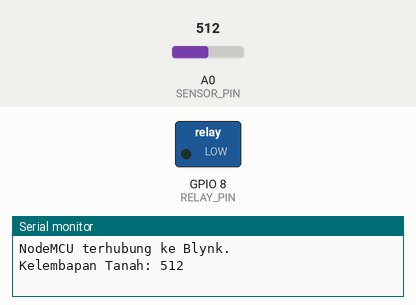
Simulated run of this sketch. Board: ESP8266 (NodeMCU). Parts: switched loads named in the sketch (green lamp = pin HIGH), the last lines printed to the serial monitor. The test bench sets the inputs (shaded band); at power-on: A0 (SENSOR_PIN) = 512. WiFi joins after 1.5 s; servers stay silent unless stated.

Above: at 3.0 s.
3.1 s: A0 (SENSOR_PIN) set to 583
5.0 s: A0 (SENSOR_PIN) set to 618
At 7.0 s:
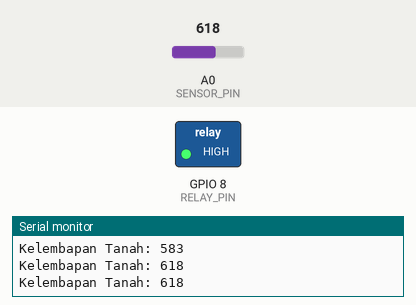
7.3 s: A0 (SENSOR_PIN) set to 590
At 8.6 s:
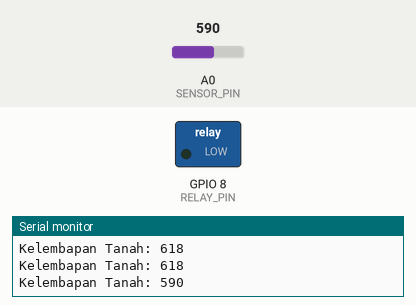
9.3 s: A0 (SENSOR_PIN) set to 610
At 10.1 s:
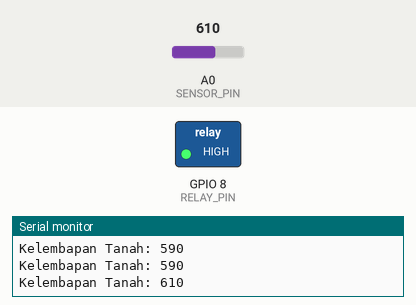
Timing chart, 0 to 12.3 s (numbered marks = the images above; inputs shaded):
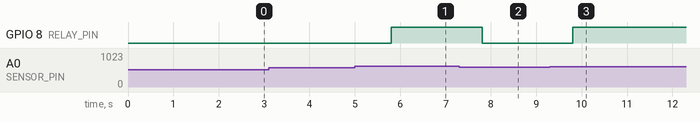

The sketch:

SmartFarmNodeMCU.ino
```cpp
#define BLYNK_PRINT Serial
#define BLYNK_TEMPLATE_ID "TMPL6sut8ZSf3"
#define BLYNK_TEMPLATE_NAME "SmartFarming"
#define BLYNK_AUTH_TOKEN "ich4JxbagqaJAZJndUXA3U9jfWs7fAMu"
#include <ESP8266WiFi.h>
#include <BlynkSimpleEsp8266.h>

// Blynk Authentication Token (gantikan dengan token Anda)
char auth[] = "ich4JxbagqaJAZJndUXA3U9jfWs7fAMu";


// WiFi credentials
char ssid[] = ""; // Masukan Username WIFI
char pass[] = ""; // Masukan password WIFI

// Pin NodeMCU
#define RELAY_PIN 8 // Pin relay
#define SENSOR_PIN A0 // Pin sensor kelembapan tanah

int manualRelayControl = 0; // Variabel untuk menyimpan status kontrol manual

BlynkTimer timer; // Timer untuk pembacaan sensor

void setup() {
  // Inisialisasi Serial dan WiFi
  Serial.begin(115200);
  Blynk.begin(auth, ssid, pass);

  // Konfigurasi pin
  pinMode(RELAY_PIN, OUTPUT);
  digitalWrite(RELAY_PIN, LOW); // Matikan relay di awal
  pinMode(SENSOR_PIN, INPUT);

  // Set timer untuk pembacaan sensor setiap 1 detik
  timer.setInterval(1000L, readSoilMoisture);

  Serial.println("NodeMCU terhubung ke Blynk.");
}

void loop() {
  Blynk.run(); // Menjaga koneksi Blynk tetap aktif
  timer.run(); // Jalankan timer
}

// Fungsi untuk membaca sensor kelembapan tanah
void readSoilMoisture() {
  int soilMoistureValue = analogRead(SENSOR_PIN); // Baca nilai sensor
  Serial.print("Kelembapan Tanah: ");
  Serial.println(soilMoistureValue);

  // Kirim nilai kelembapan ke Blynk (Virtual Pin V1)
  Blynk.virtualWrite(V1, soilMoistureValue);

  // Jika kontrol manual dimatikan (manualRelayControl == 0), kontrol otomatis aktif
  if (manualRelayControl == 0) {
    if (soilMoistureValue > 600) { // Ambang batas tanah kering
      digitalWrite(RELAY_PIN, HIGH); // Nyalakan relay
      Blynk.virtualWrite(V1, 1);    // Update status relay di Blynk
    } else {
      digitalWrite(RELAY_PIN, LOW); // Matikan relay
      Blynk.virtualWrite(V1, 0);    // Update status relay di Blynk
    }
  }
}

// Fungsi untuk kontrol manual relay dari Blynk (Virtual Pin V3)
BLYNK_WRITE(V0) {
  manualRelayControl = param.asInt(); // Baca nilai kontrol manual dari Blynk (0 = otomatis, 1 = manual)

  if (manualRelayControl == 1) {
    digitalWrite(RELAY_PIN, HIGH); // Nyalakan relay
    Blynk.virtualWrite(V0, 1);    // Update status relay di Blynk
  } else {
    digitalWrite(RELAY_PIN, LOW); // Matikan relay
    Blynk.virtualWrite(V0, 0);    // Update status relay di Blynk
  }
}
```

Measured:
- the behaviour switches between 600 and 601 on A0 (SENSOR_PIN) (found by bisection; images 0 and 1)
- after the input at 5.0 s, GPIO 8 (RELAY_PIN): LOW → HIGH after 0.80 s
- after the input at 7.3 s, GPIO 8 (RELAY_PIN): HIGH → LOW after 0.50 s
- after the input at 9.3 s, GPIO 8 (RELAY_PIN): LOW → HIGH after 0.50 s
